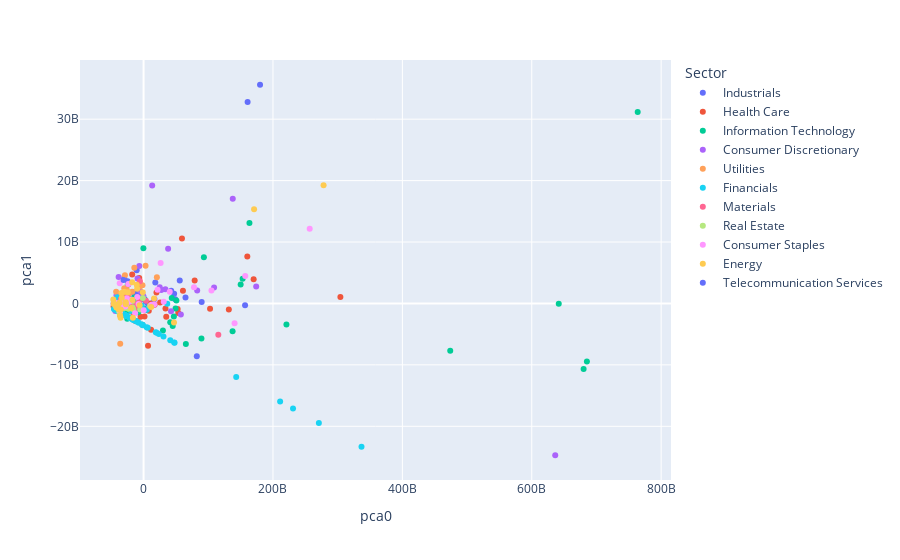

Notebook source saved alongside this figure:
### Markdown cell above
### Visualizations

### Code cell
# drop all NaN values
df_stocks = df_stocks.dropna()

# extract relevant x values
x = df_stocks.loc[:, fina_columns].values
# compress
pca = PCA(n_components=2, whiten=False)
x_compress = pca.fit_transform(x)

# add features back into dataframe (for plotting)
df_stocks['pca0'] = x_compress[:, 0]
df_stocks['pca1'] = x_compress[:, 1]

# scatter plot
fig = px.scatter(df_stocks, x='pca0', y='pca1', hover_data=df_stocks.columns, color='Sector')
fig.show()
